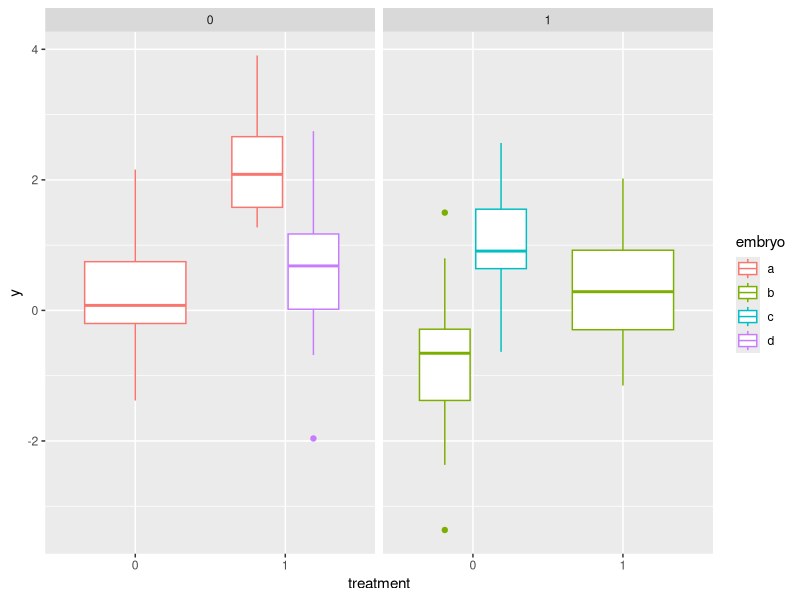
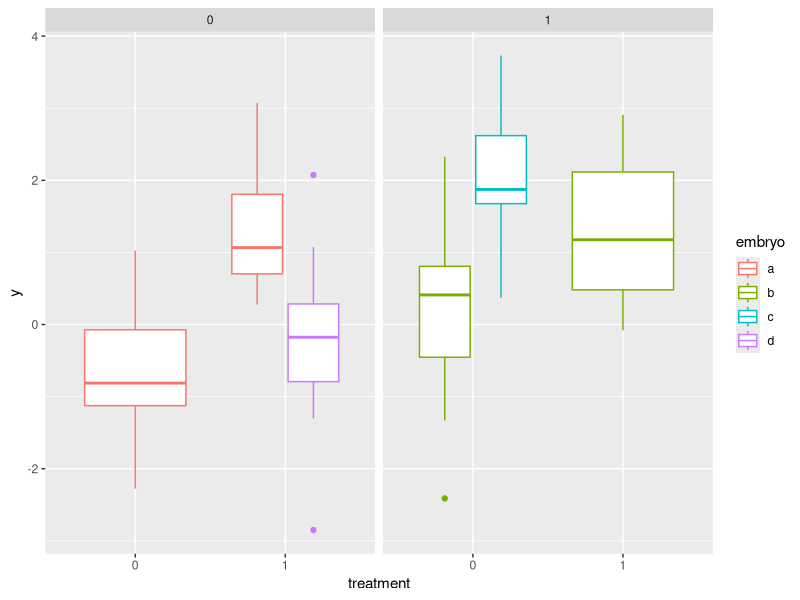
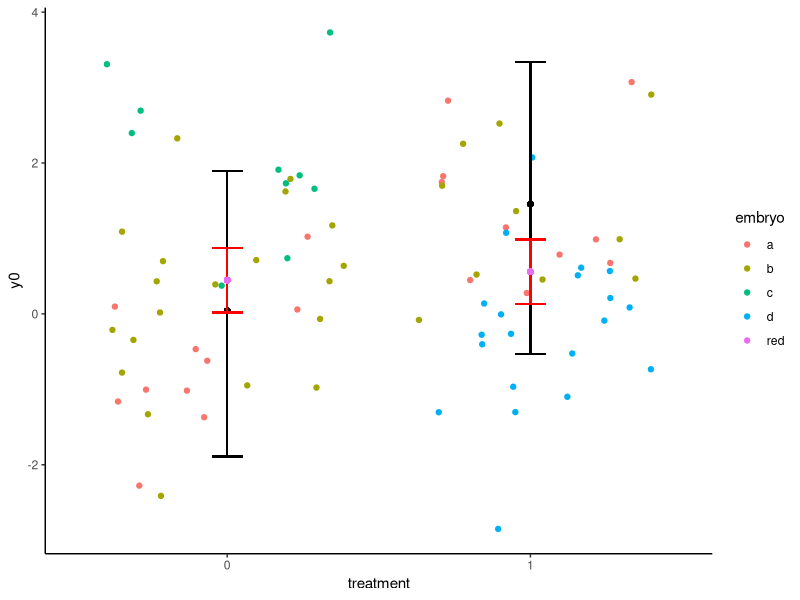

Here is the R script that generated these plots, in order:
## ---- chunk 1
knitr::opts_chunk$set(echo = TRUE, message = FALSE, warning = FALSE)
## ---- chunk 2
library(lme4)
library(lmerTest)
library(ggplot2)

set.seed(1)
n <- 2  # a multiplier to control samples size (n was a bad choice of name!)

## ---- chunk 3
mean.treatment.effect <- 1.5
sd.treatment <- sd.control <- 1
random.embryo.effect <- c(0, -1, 1, -0.5)
random.mother.effect <- 0

df <- data.frame(embryo = factor(c(rep("a", n*10),
                                   rep("b", n*15), rep("c", n*5), rep("d", n*10))),
                 mother = factor(c(rep(0, n*10), rep(1, n*20), rep(0, n*10))),
                 treatment = factor(c(rep(0, n*5), rep(1, n*10), rep(0, n*15), rep(1, n*10))),
                 ranef.em = c(rnorm(n*10, random.embryo.effect[1L], 0.1),
                               rnorm(n*15, random.embryo.effect[2L], 0.1),
                               rnorm(n*5,  random.embryo.effect[3L], 0.1),
                               rnorm(n*10, random.embryo.effect[4L], 0.1)),
                 ranef.mo = c(rnorm(n*10, random.mother.effect, 0.1),
                               rnorm(n*20, 0, 0.1),
                               rnorm(n*10, random.mother.effect, 0.1)))


y0 = c(rnorm(n*5, 0, sd.control),
      rnorm(n*10, mean.treatment.effect, sd.treatment),
      rnorm(n*15, 0, sd.control),
      rnorm(n*10, mean.treatment.effect, sd.treatment))

df$y <- y0 + df$ranef.em + df$ranef.mo

ggplot(df, aes(x = treatment, y = y, colour = embryo)) + 
  geom_boxplot() +
  facet_wrap(~mother)

xtabs(~ embryo + treatment, df)

## ---- chunk 4
summary(m1 <- lm(y ~ treatment, df))
## ---- chunk 5
(m2 <- lmer(y ~ treatment + (1|mother/embryo), df))
## ---- chunk 6
k1 <- data.frame(ranef(m2)$embryo, random.embryo.effect)
names(k1) = c("estimated", "true")
k2 <- data.frame(ranef(m2)$mother, random.mother.effect)
names(k2) = c("estimated", "true")
print(k1)
print(k2)
## ---- chunk 7

random.mother.effect <- c(-0.9, 1)

df$ranef.mo <- c(rnorm(n*10, random.mother.effect[1L], 0.1),
                 rnorm(n*20, random.mother.effect[2L], 0.1),
                 rnorm(n*10, random.mother.effect[1L], 0.1))

df$y <- y0 + df$ranef.em + df$ranef.mo

ggplot(df, aes(x = treatment, y = y, colour = embryo)) + 
  geom_boxplot() +
  facet_wrap(~mother)

## ---- chunk 8
(m2 <- lmer(y ~ treatment + (1|mother/embryo), df))

## ---- chunk 9
k1 <- data.frame(ranef(m2)$embryo, random.embryo.effect)
names(k1) = c("estimated", "true")
k2 <- data.frame(ranef(m2)$mother, random.mother.effect)
names(k2) = c("estimated", "true")
print(k1)
print(k2)
## ---- chunk 10
anova(m1 <- lm(y ~ treatment, df))
anova(m2)
## ---- chunk 11
nsim = 500
df.new <- df

bootfit <- bootMer(m2, FUN=function(x) predict(x, df.new, re.form = NA),
                   nsim = nsim,
                   parallel = "multicore",
                   ncpus = 3L)

df.new$lwr.boot <- apply(bootfit$t, 2, quantile, 0.025)
df.new$upr.boot <- apply(bootfit$t, 2, quantile, 0.975)
df.new$y0 <- apply(bootfit$t, 2, mean)
prd <- predict(m1, interval = "confidence")
df.new <- cbind(df.new, data.frame(prd))
## ---- chunk 12
ggplot(df.new, aes(x = treatment, y = y0)) +
   geom_point(position = position_jitter(), aes(x = treatment, y = y, colour = embryo)) +
  geom_point(position = position_dodge(width = 0.25)) +
     geom_errorbar(position = position_dodge(width = 0.25), aes(ymax=upr.boot, ymin=lwr.boot), width=.1) +
     geom_errorbar(aes(ymax = upr, ymin = lwr), width = 0.1, colour = "red") +
     geom_point(aes(y = fit, colour = "red")) +
  theme(panel.grid.major = element_blank(),
        panel.grid.minor = element_blank(),
        panel.background = element_blank(), 
        axis.line = element_line(colour = "black")) 



boot.effect <- df.new$y0[26]-df.new$y0[1]
glm.effect <- df.new$fit[26]-df.new$fit[1]
